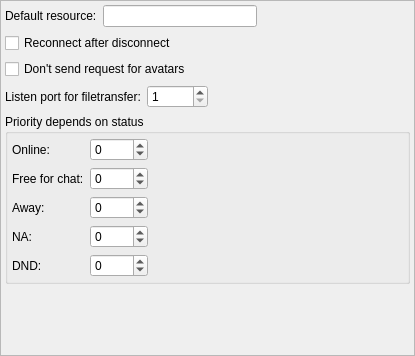
<?xml version="1.0" encoding="UTF-8"?>
<ui version="4.0">
 <class>JabberSettings</class>
 <widget class="QWidget" name="JabberSettings">
  <property name="geometry">
   <rect>
    <x>0</x>
    <y>0</y>
    <width>415</width>
    <height>356</height>
   </rect>
  </property>
  <property name="windowTitle">
   <string>Form</string>
  </property>
  <layout class="QVBoxLayout" name="verticalLayout">
   <property name="margin">
    <number>0</number>
   </property>
   <item>
    <widget class="QFrame" name="frame">
     <property name="frameShape">
      <enum>QFrame::StyledPanel</enum>
     </property>
     <property name="frameShadow">
      <enum>QFrame::Raised</enum>
     </property>
     <layout class="QVBoxLayout" name="verticalLayout_2">
      <property name="margin">
       <number>4</number>
      </property>
      <item>
       <layout class="QHBoxLayout" name="horizontalLayout">
        <item>
         <widget class="QLabel" name="label">
          <property name="sizePolicy">
           <sizepolicy hsizetype="Fixed" vsizetype="Preferred">
            <horstretch>0</horstretch>
            <verstretch>0</verstretch>
           </sizepolicy>
          </property>
          <property name="text">
           <string>Default resource:</string>
          </property>
         </widget>
        </item>
        <item>
         <widget class="QLineEdit" name="resourceEdit"/>
        </item>
        <item>
         <spacer name="horizontalSpacer">
          <property name="orientation">
           <enum>Qt::Horizontal</enum>
          </property>
          <property name="sizeHint" stdset="0">
           <size>
            <width>40</width>
            <height>20</height>
           </size>
          </property>
         </spacer>
        </item>
       </layout>
      </item>
      <item>
       <widget class="QCheckBox" name="reconnectCheck">
        <property name="text">
         <string>Reconnect after disconnect</string>
        </property>
       </widget>
      </item>
      <item>
       <widget class="QCheckBox" name="avatarRequestCheck">
        <property name="text">
         <string>Don't send request for avatars</string>
        </property>
       </widget>
      </item>
      <item>
       <layout class="QHBoxLayout" name="horizontalLayout_2">
        <item>
         <widget class="QLabel" name="label_2">
          <property name="sizePolicy">
           <sizepolicy hsizetype="Fixed" vsizetype="Preferred">
            <horstretch>0</horstretch>
            <verstretch>0</verstretch>
           </sizepolicy>
          </property>
          <property name="text">
           <string>Listen port for filetransfer:</string>
          </property>
         </widget>
        </item>
        <item>
         <widget class="QSpinBox" name="transferPostEdit">
          <property name="sizePolicy">
           <sizepolicy hsizetype="Minimum" vsizetype="Fixed">
            <horstretch>0</horstretch>
            <verstretch>0</verstretch>
           </sizepolicy>
          </property>
          <property name="minimum">
           <number>1</number>
          </property>
          <property name="maximum">
           <number>65535</number>
          </property>
         </widget>
        </item>
        <item>
         <spacer name="horizontalSpacer_2">
          <property name="orientation">
           <enum>Qt::Horizontal</enum>
          </property>
          <property name="sizeHint" stdset="0">
           <size>
            <width>40</width>
            <height>20</height>
           </size>
          </property>
         </spacer>
        </item>
       </layout>
      </item>
      <item>
       <widget class="QGroupBox" name="groupBox">
        <property name="title">
         <string>Priority depends on status</string>
        </property>
        <layout class="QGridLayout" name="gridLayout">
         <property name="margin">
          <number>4</number>
         </property>
         <item row="0" column="0">
          <widget class="QLabel" name="label_11">
           <property name="text">
            <string>Online:</string>
           </property>
          </widget>
         </item>
         <item row="0" column="1">
          <widget class="QSpinBox" name="onlinePriority">
           <property name="minimum">
            <number>-9999</number>
           </property>
           <property name="maximum">
            <number>9999</number>
           </property>
          </widget>
         </item>
         <item row="1" column="0">
          <widget class="QLabel" name="label_12">
           <property name="text">
            <string>Free for chat:</string>
           </property>
          </widget>
         </item>
         <item row="1" column="1">
          <widget class="QSpinBox" name="ffchatPriority">
           <property name="minimum">
            <number>-9999</number>
           </property>
           <property name="maximum">
            <number>9999</number>
           </property>
          </widget>
         </item>
         <item row="2" column="0">
          <widget class="QLabel" name="label_8">
           <property name="text">
            <string>Away:</string>
           </property>
          </widget>
         </item>
         <item row="2" column="1">
          <widget class="QSpinBox" name="awayPriority">
           <property name="minimum">
            <number>-9999</number>
           </property>
           <property name="maximum">
            <number>9999</number>
           </property>
          </widget>
         </item>
         <item row="3" column="0">
          <widget class="QLabel" name="label_9">
           <property name="text">
            <string>NA:</string>
           </property>
          </widget>
         </item>
         <item row="3" column="1">
          <widget class="QSpinBox" name="naPriority">
           <property name="minimum">
            <number>-9999</number>
           </property>
           <property name="maximum">
            <number>9999</number>
           </property>
          </widget>
         </item>
         <item row="4" column="0">
          <widget class="QLabel" name="label_10">
           <property name="text">
            <string>DND:</string>
           </property>
          </widget>
         </item>
         <item row="4" column="1">
          <widget class="QSpinBox" name="dndPriority">
           <property name="minimum">
            <number>-9999</number>
           </property>
           <property name="maximum">
            <number>9999</number>
           </property>
          </widget>
         </item>
         <item row="0" column="2">
          <spacer name="horizontalSpacer_3">
           <property name="orientation">
            <enum>Qt::Horizontal</enum>
           </property>
           <property name="sizeHint" stdset="0">
            <size>
             <width>40</width>
             <height>20</height>
            </size>
           </property>
          </spacer>
         </item>
        </layout>
       </widget>
      </item>
      <item>
       <spacer name="verticalSpacer">
        <property name="orientation">
         <enum>Qt::Vertical</enum>
        </property>
        <property name="sizeHint" stdset="0">
         <size>
          <width>20</width>
          <height>208</height>
         </size>
        </property>
       </spacer>
      </item>
     </layout>
    </widget>
   </item>
  </layout>
 </widget>
 <resources/>
 <connections/>
</ui>
